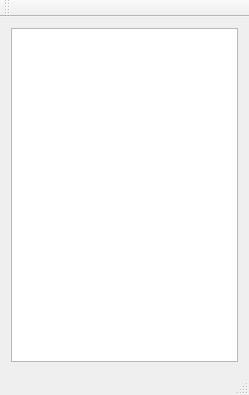
<?xml version="1.0" encoding="UTF-8"?>
<ui version="4.0">
 <class>MainWindow</class>
 <widget class="QMainWindow" name="MainWindow">
  <property name="geometry">
   <rect>
    <x>0</x>
    <y>0</y>
    <width>249</width>
    <height>395</height>
   </rect>
  </property>
  <property name="windowTitle">
   <string>MainWindow</string>
  </property>
  <widget class="QWidget" name="centralWidget">
   <layout class="QVBoxLayout" name="verticalLayout">
    <item>
     <widget class="QListWidget" name="_UserList"/>
    </item>
   </layout>
  </widget>
  <widget class="QStatusBar" name="statusBar"/>
  <widget class="QToolBar" name="mainToolBar">
   <attribute name="toolBarArea">
    <enum>TopToolBarArea</enum>
   </attribute>
   <attribute name="toolBarBreak">
    <bool>false</bool>
   </attribute>
  </widget>
  <widget class="QMenuBar" name="menuBar">
   <property name="geometry">
    <rect>
     <x>0</x>
     <y>0</y>
     <width>249</width>
     <height>28</height>
    </rect>
   </property>
  </widget>
 </widget>
 <layoutdefault spacing="6" margin="11"/>
 <resources/>
 <connections/>
</ui>
